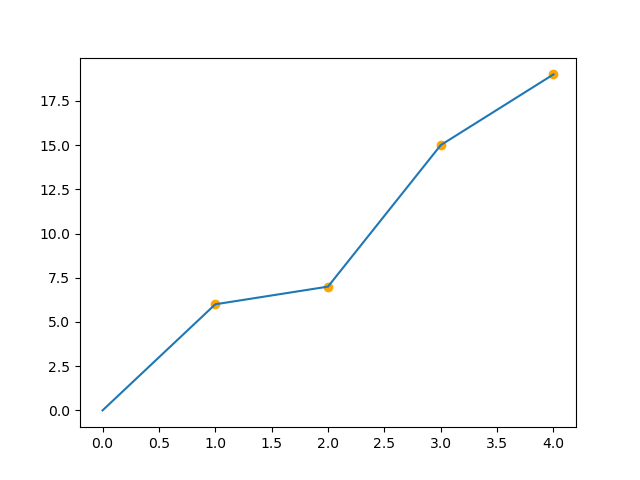

The Python source for this figure:
import matplotlib.pyplot as plt

plt.plot([0, 1, 2, 3, 4], [0, 6, 7, 15, 19])

plt.scatter([1,2,3,4],[6,7,15,19], color='orange')

plt.savefig("01_PLOT")

plt.show()